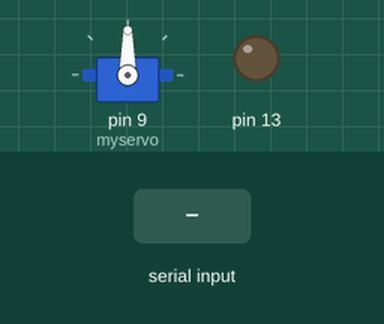
Recording of a sketch running on a simulated Arduino Uno, built with avr-gcc and run on an emulated ATmega328P. On the bench: servo, output pins drawn as LEDs (lit = HIGH). The inputs (shaded band) are chosen by the test bench.

Above: at 1.2 s.
1.3 s: byte 30 received over Serial
At 2.5 s:
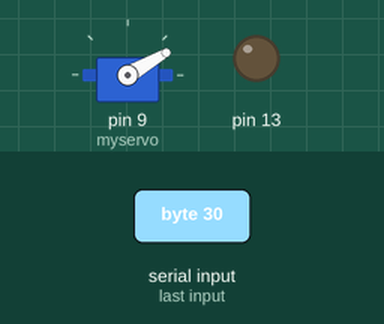
2.8 s: byte 120 received over Serial
At 3.8 s:
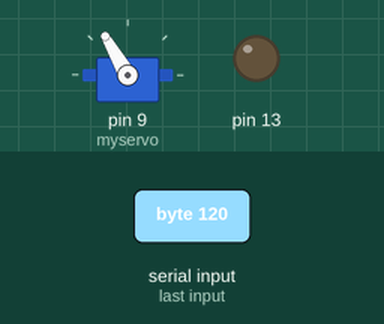
Timing chart, 0 to 5.8 s (numbered marks = the images above; inputs shaded):
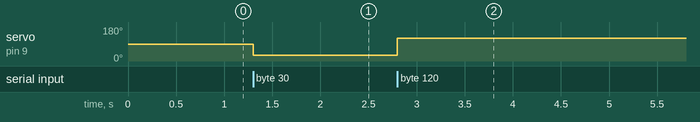

Measured:
- after the input at 1.3 s, servo on pin 9 (myservo): 90° → 30° at once
- after the input at 2.8 s, servo on pin 9 (myservo): 30° → 120° at once

The sketch:

HH.ino
```cpp
#include <Servo.h>
Servo myservo;


void setup() {
Serial.begin(9600);
pinMode(13,OUTPUT);
myservo.attach(9);
}

int c;
void loop() {

  if(Serial.available()>0){
    c = Serial.read();
    myservo.write(c);
  }

}
```
